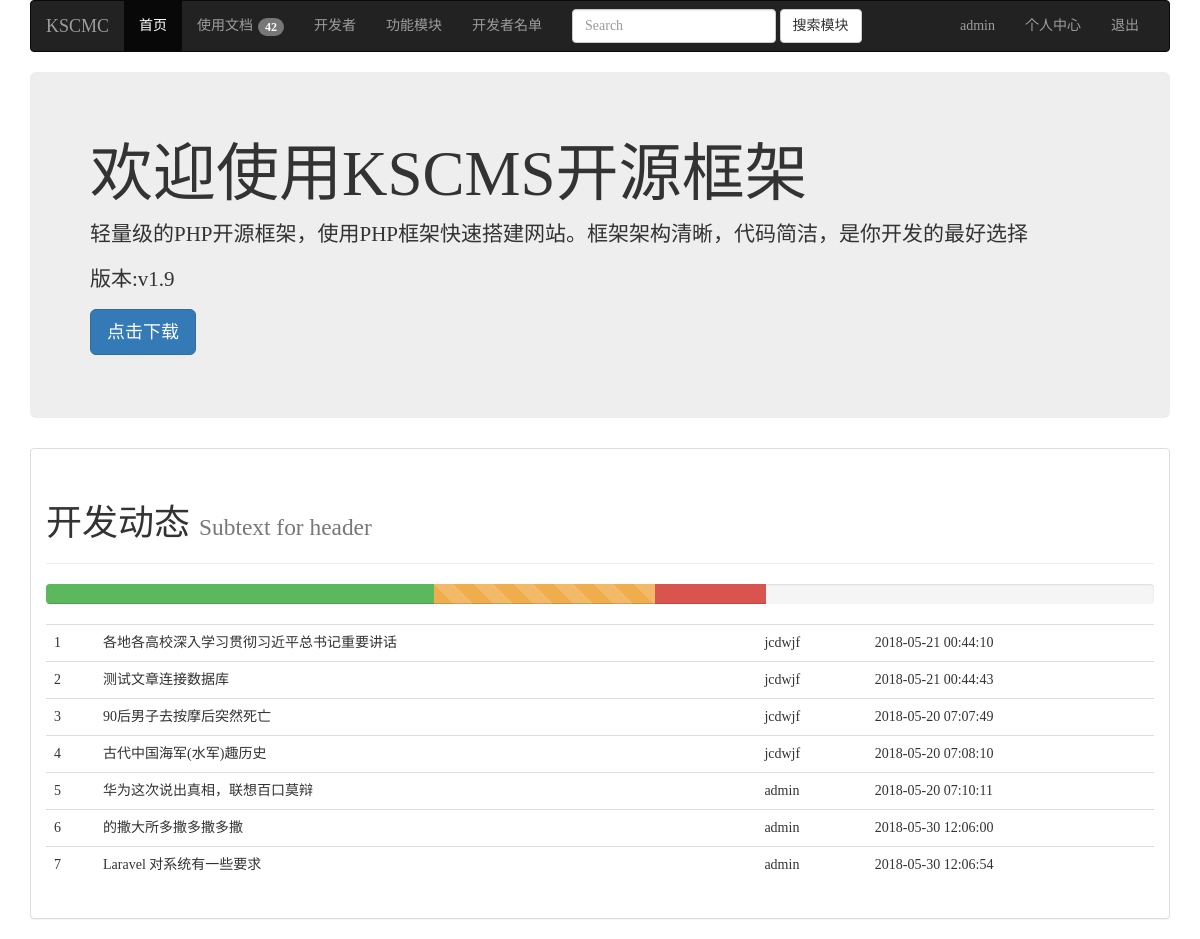
Screenshot of / (signed in) with the database file from the repository.
### tables this page shows
CREATE TABLE `article` (
  `id` int(10) NOT NULL AUTO_INCREMENT,
  `title` char(50) DEFAULT NULL,
  `content` text,
  `time` datetime DEFAULT NULL,
  `username` char(20) DEFAULT NULL,
  PRIMARY KEY (`id`)
);

### core/view/Base.php (called while the page is built, shortened)
<?php
class Base{
    protected $file;
    public function make(){
        $this->file = 'app/'.MODULE.'/view/'.strtolower(CONTROLLER).'/'.ACTION.'.php';
        return $this;
    }
    public function datas($result){
        $this->news=$result;
        return $this;
    }
    public function __toString()
    {
        include $this->file;
        return '';
    }
}
?>

### index.php (called while the page is built, shortened)
<?php
(new \core\Boot())->run();
?>

### core/model/Base.php (called while the page is built, shortened)
<?php
class Base{
    protected $pdo;
    protected $table;
    protected static $where;
    public function __construct($config,$table)
    {
        $this->table = $table;
    }
    public function connect($config){
        if (is_null($this->pdo)){
            $dsn = 'mysql:host='.$config['host'].';dbname=' . $config['dbname'];
            try{
                $this->pdo = new \PDO($dsn,$config['username'],$config['password']);
                $this->pdo->query('set names utf8');
            }catch (\PDOException $e){
                die($e->getMessage());
            }
        }
    }
    public function get(){
        $sql = "select * from ".$this->table . self::$where;
        $result = $this->pdo->query($sql);
        $data = $result->fetchAll(\PDO::FETCH_ASSOC);
        return $this;
    }
    public function where($where){
        self::$where = " where " . $where;
        return $this;
    }
}
?>

### app/home/controller/Entry.php (called while the page is built, shortened)
<?php
class Entry extends Controller
{
    public function index()
    {
        $result = Article::where('id > 1')->get()->toArray();
        return (new View())->make()->with('version','版本:v1.9')->datas($result);
    }
}
?>

### app/home/view/entry/index.php (the view, shortened to what this page needs)
<!doctype html>
<html lang="en">
<head>
    <link rel="stylesheet" href="public/css/bootstrap.min.css">
</head>
<body>
<div class="container">
    <nav class="navbar navbar-inverse">
        <div class="container-fluid">
            <div class="navbar-header">
                <a class="navbar-brand" href="#">KSCMC</a>
            </div>
            <div class="collapse navbar-collapse" id="bs-example-navbar-collapse-1">
                <ul class="nav navbar-nav">
                    <li class="active"><a href="index.php">首页 <span class="sr-only">(current)</span></a></li>
                    <li><a href="#">使用文档<span class="badge" style="margin-left: 5px;">42</span></a></li>
                    <li><a href="#">开发者</a></li>
                    <li><a href="#">功能模块</a></li>
                    <li><a href="index.php?s=home/entry/stu">开发者名单</a></li>
                </ul>
                <form class="navbar-form navbar-left">
                    <div class="form-group">
                        <input type="text" class="form-control" placeholder="Search">
                    </div>
                    <button type="submit" class="btn btn-default">搜索模块</button>
                </form>
                <?php
                if (isset($_SESSION['username'])) {
                    ?>
                    <ul class="nav navbar-nav navbar-right">
                        <li><a href="javascript:;"><?php echo $_SESSION['username'] ?></a></li>
                        <li><a href="index.php?s=admin/entry/index">个人中心</a></li>
                        <li><a href="index.php?s=admin/login/logout">退出</a></li>
                    </ul>
                    <?php
                }
                ?>
            </div>
        </div>
    </nav>
    <div class="jumbotron" >
        <h1>欢迎使用KSCMS开源框架</h1>
        <p>轻量级的PHP开源框架，使用PHP框架快速搭建网站。框架架构清晰，代码简洁，是你开发的最好选择 </p>
        <p><?php echo $version ?></p>
        <p><a class="btn btn-primary btn-lg" role="button">点击下载</a></p>
    </div>
    <div class="panel panel-default">
        <div class="panel-body">
            <div class="page-header">
                <h1>开发动态 <small>Subtext for header</small></h1>
            </div>
            <div class="progress">
                <div class="progress-bar progress-bar-success" style="width: 35%">
                </div>
                <div class="progress-bar progress-bar-warning progress-bar-striped" style="width: 20%">
                </div>
                <div class="progress-bar progress-bar-danger" style="width: 10%">
                </div>
            </div>
            <table class="table table-hover">
                <tbody>
                <?php
                $datas = $this->news;
                foreach ($datas as $k => $v){
                    ?>
                    <tr>
                        <td><?php echo $k +1 ?></td>
                        <td><?php echo $v['title'] ?></td>
                        <td><?php echo $v['username'] ?></td>
                        <td><?php echo $v['time'] ?></td>
                    </tr>
                    <?php
                }
                ?>
                </tbody>
            </table>
        </div>
    </div>
</div>
</body>
</html>

### app/home/view/entry/index.php (style rules this page uses)
body { font-family: 微软雅黑; }

### rows the page displays
article: title "各地各高校深入学习贯彻习近平总书记重要讲话", username "jcdwjf", time "2018-05-21 00:44:10"
article: title "测试文章连接数据库", username "jcdwjf", time "2018-05-21 00:44:43"
article: title "90后男子去按摩后突然死亡", username "jcdwjf", time "2018-05-20 07:07:49"
article: title "古代中国海军(水军)趣历史", username "jcdwjf", time "2018-05-20 07:08:10"
article: title "华为这次说出真相，联想百口莫辩", username "admin", time "2018-05-20 07:10:11"
article: title "的撒大所多撒多撒多撒", username "admin", time "2018-05-30 12:06:00"
article: title "Laravel 对系统有一些要求", username "admin", time "2018-05-30 12:06:54"

### other values shown
$_SESSION['username'] "admin"
$version "版本:v1.9"
